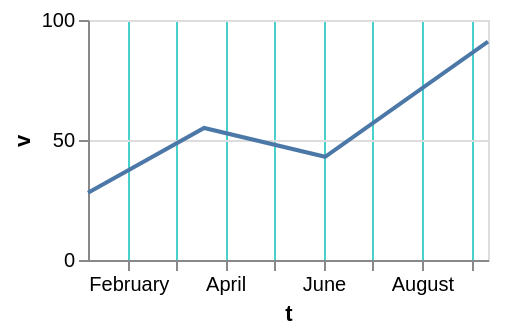

Here is the Vega-Lite specification saved for this chart:
### Vega-Lite specification from a JSON file in a GitHub repository (floating-point values rounded to 4 significant figures)
{"$schema": "https://vega.github.io/schema/vega-lite/v6.json", "width": 200, "height": 120, "data": {"values": [{"c": "alpha", "v": 28, "w": 3, "t": "2024-01-07"}, {"c": "beta", "v": 55, "w": 7, "t": "2024-03-19"}, {"c": "gamma", "v": 43, "w": 5, "t": "2024-06-02"}, {"c": "delta", "v": 91, "w": 9, "t": "2024-09-11"}]}, "mark": "line", "encoding": {"x": {"field": "t", "type": "temporal", "axis": {"gridColor": "mediumturquoise"}}, "y": {"field": "v", "type": "quantitative"}}}
